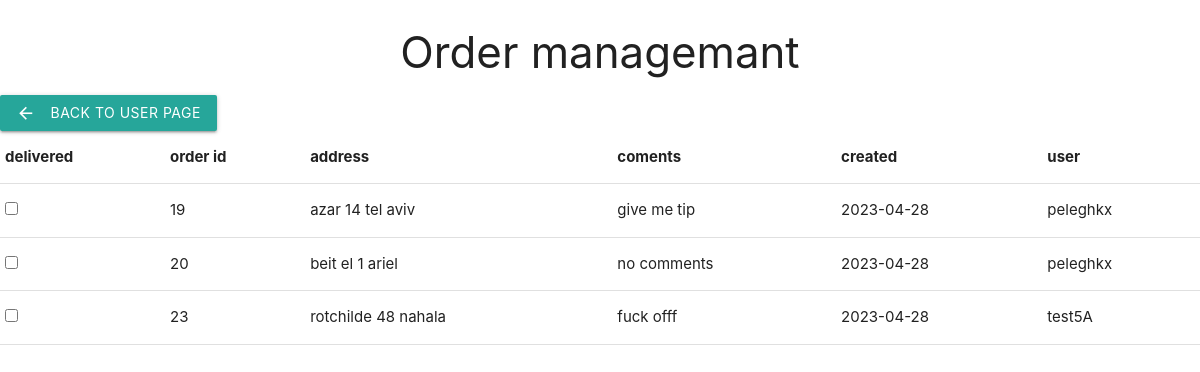
The app's page /order_management/ (signed in), older data.
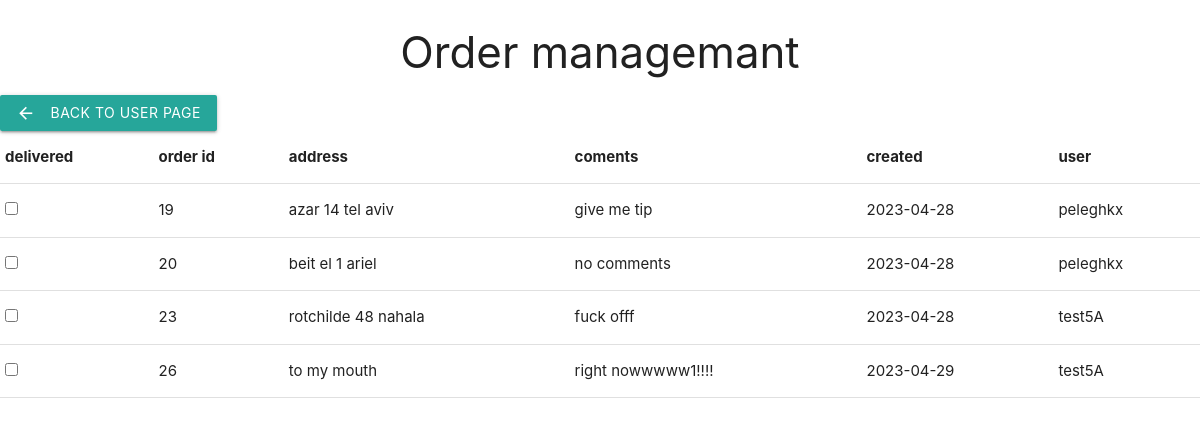
The same page, newer data.
### delivery/models.py (models this page shows)
class Delivery(models.Model):
    order_id=models.OneToOneField(Cart,on_delete=models.CASCADE,primary_key=True)
    is_delivered=models.BooleanField(default=False)
    adress=models.CharField(max_length=200,blank=False)
    comments=models.TextField(default="")
    created=models.DateTimeField(auto_now_add=True)

class Cart(models.Model):
    user_id=models.ForeignKey(User,on_delete=models.CASCADE)

### delivery/views.py (the view, shortened to what this page needs)
# urls.py: path('order_management/',views.order_management,name="order_management")
@login_required()
def order_management(request):#allow admin user the change delivery status
    active_orders = Delivery.objects.filter(is_delivered=False)
    if request.method == 'GET':
        return render(request, 'order_management.html', {"active_orders": active_orders})

### delivery/templates/order_management.html (shortened to what this page needs)
{% extends 'layout.html' %}
{% block content %}
<h3 class="brand-logo center">Order managemant</h3>
<a href="{% url 'user_screen' %}" class="waves-effect waves-light btn"><i class="material-icons left">arrow_back</i>back to user page</a>
<table>
    <thead>
      <tr>
          <th>delivered</th>
          <th>order id</th>
          <th>address</th>
          <th>coments</th>
          <th>created</th>
          <th>user</th>
      </tr>
    </thead>
    <tbody>
    {% for delivery in active_orders %}
      <tr>
        <th>
            <form action="{% url 'order_management' %}" method="post" id="deliveryForm{{ forloop.counter }}">
                <input type="checkbox" value="{{delivery.order_id.id}}" name="is_delivered" onclick="document.getElementById('deliveryForm{{ forloop.counter }}').submit();">
              </form>
          </th>
        <td>{{delivery.order_id.id}}</td>
        <td>{{delivery.adress}}</td>
        <td>{{delivery.comments}}</td>
        <td>{{delivery.created|date:"Y-m-d"}}</td>
        <td>
            {{ delivery.order_id.user_id.username }}
        </td>
      </tr>
    {% endfor %}
    </tbody>
  </table>
{% endblock content%}

Row changes from the older to the newer data that the page shows:
added Delivery: order_id.id "26", adress "to my mouth", comments "right nowwwww1!!!!", created "2023-04-29", order_id.user_id.username "test5A"
